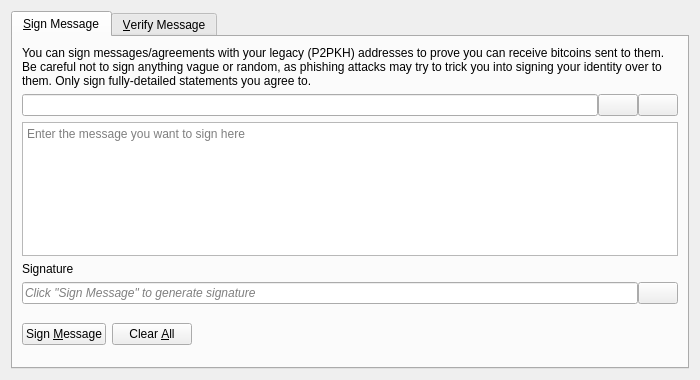
<?xml version="1.0" encoding="UTF-8"?>
<ui version="4.0">
 <class>SignVerifyMessageDialog</class>
 <widget class="QDialog" name="SignVerifyMessageDialog">
  <property name="geometry">
   <rect>
    <x>0</x>
    <y>0</y>
    <width>700</width>
    <height>380</height>
   </rect>
  </property>
  <property name="windowTitle">
   <string>Signatures - Sign / Verify a Message</string>
  </property>
  <property name="modal">
   <bool>true</bool>
  </property>
  <layout class="QVBoxLayout" name="verticalLayout">
   <item>
    <widget class="QTabWidget" name="tabWidget">
     <property name="currentIndex">
      <number>0</number>
     </property>
     <widget class="QWidget" name="tabSignMessage">
      <attribute name="title">
       <string>&amp;Sign Message</string>
      </attribute>
      <layout class="QVBoxLayout" name="verticalLayout_SM">
       <item>
        <widget class="QLabel" name="infoLabel_SM">
         <property name="text">
          <string>You can sign messages/agreements with your legacy (P2PKH) addresses to prove you can receive bitcoins sent to them. Be careful not to sign anything vague or random, as phishing attacks may try to trick you into signing your identity over to them. Only sign fully-detailed statements you agree to.</string>
         </property>
         <property name="textFormat">
          <enum>Qt::PlainText</enum>
         </property>
         <property name="wordWrap">
          <bool>true</bool>
         </property>
        </widget>
       </item>
       <item>
        <layout class="QHBoxLayout" name="horizontalLayout_1_SM">
         <property name="spacing">
          <number>0</number>
         </property>
         <item>
          <widget class="QValidatedLineEdit" name="addressIn_SM">
           <property name="toolTip">
            <string>The HOdlcoin address to sign the message with</string>
           </property>
          </widget>
         </item>
         <item>
          <widget class="QPushButton" name="addressBookButton_SM">
           <property name="toolTip">
            <string>Choose previously used address</string>
           </property>
           <property name="text">
            <string/>
           </property>
           <property name="icon">
            <iconset resource="../bitcoin.qrc">
             <normaloff>:/icons/address-book</normaloff>:/icons/address-book</iconset>
           </property>
           <property name="shortcut">
            <string>Alt+A</string>
           </property>
           <property name="autoDefault">
            <bool>false</bool>
           </property>
          </widget>
         </item>
         <item>
          <widget class="QPushButton" name="pasteButton_SM">
           <property name="toolTip">
            <string>Paste address from clipboard</string>
           </property>
           <property name="text">
            <string/>
           </property>
           <property name="icon">
            <iconset resource="../bitcoin.qrc">
             <normaloff>:/icons/editpaste</normaloff>:/icons/editpaste</iconset>
           </property>
           <property name="shortcut">
            <string>Alt+P</string>
           </property>
           <property name="autoDefault">
            <bool>false</bool>
           </property>
          </widget>
         </item>
        </layout>
       </item>
       <item>
        <widget class="QPlainTextEdit" name="messageIn_SM">
         <property name="toolTip">
          <string>Enter the message you want to sign here</string>
         </property>
         <property name="placeholderText">
          <string>Enter the message you want to sign here</string>
         </property>
        </widget>
       </item>
       <item>
        <widget class="QLabel" name="signatureLabel_SM">
         <property name="text">
          <string>Signature</string>
         </property>
         <property name="textFormat">
          <enum>Qt::PlainText</enum>
         </property>
        </widget>
       </item>
       <item>
        <layout class="QHBoxLayout" name="horizontalLayout_2_SM">
         <property name="spacing">
          <number>0</number>
         </property>
         <item>
          <widget class="QLineEdit" name="signatureOut_SM">
           <property name="placeholderText">
            <string>Click "Sign Message" to generate signature</string>
           </property>
           <property name="font">
            <font>
             <italic>true</italic>
            </font>
           </property>
           <property name="readOnly">
            <bool>true</bool>
           </property>
          </widget>
         </item>
         <item>
          <widget class="QPushButton" name="copySignatureButton_SM">
           <property name="toolTip">
            <string>Copy the current signature to the system clipboard</string>
           </property>
           <property name="text">
            <string/>
           </property>
           <property name="icon">
            <iconset resource="../bitcoin.qrc">
             <normaloff>:/icons/editcopy</normaloff>:/icons/editcopy</iconset>
           </property>
           <property name="autoDefault">
            <bool>false</bool>
           </property>
          </widget>
         </item>
        </layout>
       </item>
       <item>
        <layout class="QHBoxLayout" name="horizontalLayout_3_SM">
         <item>
          <widget class="QPushButton" name="signMessageButton_SM">
           <property name="toolTip">
            <string>Sign the message to prove you own this HOdlcoin address</string>
           </property>
           <property name="text">
            <string>Sign &amp;Message</string>
           </property>
           <property name="icon">
            <iconset resource="../bitcoin.qrc">
             <normaloff>:/icons/edit</normaloff>:/icons/edit</iconset>
           </property>
           <property name="autoDefault">
            <bool>false</bool>
           </property>
          </widget>
         </item>
         <item>
          <widget class="QPushButton" name="clearButton_SM">
           <property name="toolTip">
            <string>Reset all sign message fields</string>
           </property>
           <property name="text">
            <string>Clear &amp;All</string>
           </property>
           <property name="icon">
            <iconset resource="../bitcoin.qrc">
             <normaloff>:/icons/remove</normaloff>:/icons/remove</iconset>
           </property>
           <property name="autoDefault">
            <bool>false</bool>
           </property>
          </widget>
         </item>
         <item>
          <spacer name="horizontalSpacer_1_SM">
           <property name="orientation">
            <enum>Qt::Horizontal</enum>
           </property>
           <property name="sizeHint" stdset="0">
            <size>
             <width>40</width>
             <height>48</height>
            </size>
           </property>
          </spacer>
         </item>
         <item>
          <widget class="QLabel" name="statusLabel_SM">
           <property name="font">
            <font>
             <weight>75</weight>
             <bold>true</bold>
            </font>
           </property>
           <property name="text">
            <string/>
           </property>
           <property name="wordWrap">
            <bool>true</bool>
           </property>
          </widget>
         </item>
         <item>
          <spacer name="horizontalSpacer_2_SM">
           <property name="orientation">
            <enum>Qt::Horizontal</enum>
           </property>
           <property name="sizeHint" stdset="0">
            <size>
             <width>40</width>
             <height>48</height>
            </size>
           </property>
          </spacer>
         </item>
        </layout>
       </item>
      </layout>
     </widget>
     <widget class="QWidget" name="tabVerifyMessage">
      <attribute name="title">
       <string>&amp;Verify Message</string>
      </attribute>
      <layout class="QVBoxLayout" name="verticalLayout_VM">
       <item>
        <widget class="QLabel" name="infoLabel_VM">
         <property name="text">
          <string>Enter the receiver's address, message (ensure you copy line breaks, spaces, tabs, etc. exactly) and signature below to verify the message. Be careful not to read more into the signature than what is in the signed message itself, to avoid being tricked by a man-in-the-middle attack. Note that this only proves the signing party receives with the address, it cannot prove sendership of any transaction!</string>
         </property>
         <property name="textFormat">
          <enum>Qt::PlainText</enum>
         </property>
         <property name="alignment">
          <set>Qt::AlignLeading|Qt::AlignLeft|Qt::AlignTop</set>
         </property>
         <property name="wordWrap">
          <bool>true</bool>
         </property>
        </widget>
       </item>
       <item>
        <layout class="QHBoxLayout" name="horizontalLayout_1_VM">
         <property name="spacing">
          <number>0</number>
         </property>
         <item>
          <widget class="QValidatedLineEdit" name="addressIn_VM">
           <property name="toolTip">
            <string>The HOdlcoin address the message was signed with</string>
           </property>
          </widget>
         </item>
         <item>
          <widget class="QPushButton" name="addressBookButton_VM">
           <property name="toolTip">
            <string>Choose previously used address</string>
           </property>
           <property name="text">
            <string/>
           </property>
           <property name="icon">
            <iconset resource="../bitcoin.qrc">
             <normaloff>:/icons/address-book</normaloff>:/icons/address-book</iconset>
           </property>
           <property name="shortcut">
            <string>Alt+A</string>
           </property>
           <property name="autoDefault">
            <bool>false</bool>
           </property>
          </widget>
         </item>
        </layout>
       </item>
       <item>
        <widget class="QPlainTextEdit" name="messageIn_VM">
          <property name="toolTip">
            <string>The signed message to verify</string>
          </property>
          <property name="placeholderText">
            <string>The signed message to verify</string>
          </property>
        </widget>
       </item>
       <item>
        <widget class="QValidatedLineEdit" name="signatureIn_VM">
          <property name="toolTip">
            <string>The signature given when the message was signed</string>
          </property>
          <property name="placeholderText">
            <string>The signature given when the message was signed</string>
          </property>
        </widget>
       </item>
       <item>
        <layout class="QHBoxLayout" name="horizontalLayout_2_VM">
         <item>
          <widget class="QPushButton" name="verifyMessageButton_VM">
           <property name="toolTip">
            <string>Verify the message to ensure it was signed with the specified HOdlcoin address</string>
           </property>
           <property name="text">
            <string>Verify &amp;Message</string>
           </property>
           <property name="icon">
            <iconset resource="../bitcoin.qrc">
             <normaloff>:/icons/transaction_0</normaloff>:/icons/transaction_0</iconset>
           </property>
           <property name="autoDefault">
            <bool>false</bool>
           </property>
          </widget>
         </item>
         <item>
          <widget class="QPushButton" name="clearButton_VM">
           <property name="toolTip">
            <string>Reset all verify message fields</string>
           </property>
           <property name="text">
            <string>Clear &amp;All</string>
           </property>
           <property name="icon">
            <iconset resource="../bitcoin.qrc">
             <normaloff>:/icons/remove</normaloff>:/icons/remove</iconset>
           </property>
           <property name="autoDefault">
            <bool>false</bool>
           </property>
          </widget>
         </item>
         <item>
          <spacer name="horizontalSpacer_1_VM">
           <property name="orientation">
            <enum>Qt::Horizontal</enum>
           </property>
           <property name="sizeHint" stdset="0">
            <size>
             <width>40</width>
             <height>48</height>
            </size>
           </property>
          </spacer>
         </item>
         <item>
          <widget class="QLabel" name="statusLabel_VM">
           <property name="font">
            <font>
             <weight>75</weight>
             <bold>true</bold>
            </font>
           </property>
           <property name="text">
            <string/>
           </property>
           <property name="wordWrap">
            <bool>true</bool>
           </property>
          </widget>
         </item>
         <item>
          <spacer name="horizontalSpacer_2_VM">
           <property name="orientation">
            <enum>Qt::Horizontal</enum>
           </property>
           <property name="sizeHint" stdset="0">
            <size>
             <width>40</width>
             <height>48</height>
            </size>
           </property>
          </spacer>
         </item>
        </layout>
       </item>
      </layout>
     </widget>
    </widget>
   </item>
  </layout>
 </widget>
 <customwidgets>
  <customwidget>
   <class>QValidatedLineEdit</class>
   <extends>QLineEdit</extends>
   <header>qt/qvalidatedlineedit.h</header>
  </customwidget>
 </customwidgets>
 <resources>
  <include location="../bitcoin.qrc"/>
 </resources>
 <connections/>
</ui>
